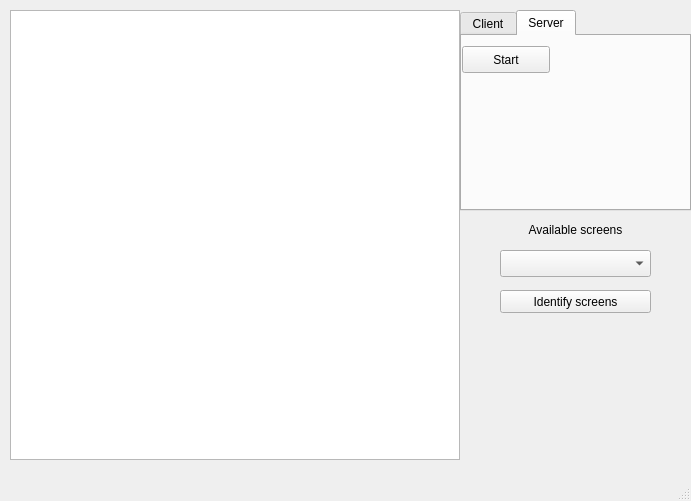
<?xml version="1.0" encoding="UTF-8"?>
<ui version="4.0">
 <class>MainWindow</class>
 <widget class="QMainWindow" name="MainWindow">
  <property name="geometry">
   <rect>
    <x>0</x>
    <y>0</y>
    <width>691</width>
    <height>501</height>
   </rect>
  </property>
  <property name="windowTitle">
   <string>MainWindow</string>
  </property>
  <widget class="QWidget" name="centralwidget">
   <property name="mouseTracking">
    <bool>true</bool>
   </property>
   <widget class="QTabWidget" name="tabWidget">
    <property name="geometry">
     <rect>
      <x>460</x>
      <y>10</y>
      <width>231</width>
      <height>201</height>
     </rect>
    </property>
    <property name="currentIndex">
     <number>1</number>
    </property>
    <property name="tabsClosable">
     <bool>false</bool>
    </property>
    <widget class="QWidget" name="clientTab">
     <attribute name="title">
      <string>Client</string>
     </attribute>
     <widget class="QLineEdit" name="inputIpAddress">
      <property name="geometry">
       <rect>
        <x>0</x>
        <y>10</y>
        <width>201</width>
        <height>27</height>
       </rect>
      </property>
      <property name="text">
       <string>192.168.1.10</string>
      </property>
     </widget>
     <widget class="QPushButton" name="connectButton">
      <property name="geometry">
       <rect>
        <x>0</x>
        <y>40</y>
        <width>88</width>
        <height>27</height>
       </rect>
      </property>
      <property name="text">
       <string>Connect</string>
      </property>
     </widget>
     <widget class="QLabel" name="infoLabel">
      <property name="geometry">
       <rect>
        <x>0</x>
        <y>70</y>
        <width>211</width>
        <height>21</height>
       </rect>
      </property>
      <property name="text">
       <string>TextLabel</string>
      </property>
     </widget>
    </widget>
    <widget class="QWidget" name="serverTab">
     <attribute name="title">
      <string>Server</string>
     </attribute>
     <widget class="QPushButton" name="startButton">
      <property name="geometry">
       <rect>
        <x>0</x>
        <y>10</y>
        <width>88</width>
        <height>27</height>
       </rect>
      </property>
      <property name="text">
       <string>Start</string>
      </property>
     </widget>
    </widget>
   </widget>
   <widget class="QGraphicsView" name="graphicsView">
    <property name="geometry">
     <rect>
      <x>10</x>
      <y>10</y>
      <width>450</width>
      <height>450</height>
     </rect>
    </property>
   </widget>
   <widget class="QComboBox" name="availableMonitors">
    <property name="geometry">
     <rect>
      <x>500</x>
      <y>250</y>
      <width>151</width>
      <height>27</height>
     </rect>
    </property>
   </widget>
   <widget class="QLabel" name="label">
    <property name="geometry">
     <rect>
      <x>470</x>
      <y>220</y>
      <width>211</width>
      <height>19</height>
     </rect>
    </property>
    <property name="text">
     <string>Available screens</string>
    </property>
    <property name="alignment">
     <set>Qt::AlignCenter</set>
    </property>
   </widget>
   <widget class="QPushButton" name="identifyScreens">
    <property name="geometry">
     <rect>
      <x>500</x>
      <y>290</y>
      <width>151</width>
      <height>23</height>
     </rect>
    </property>
    <property name="text">
     <string>Identify screens</string>
    </property>
   </widget>
  </widget>
  <widget class="QMenuBar" name="menubar">
   <property name="geometry">
    <rect>
     <x>0</x>
     <y>0</y>
     <width>691</width>
     <height>21</height>
    </rect>
   </property>
  </widget>
  <widget class="QStatusBar" name="statusbar"/>
 </widget>
 <resources/>
 <connections/>
</ui>
